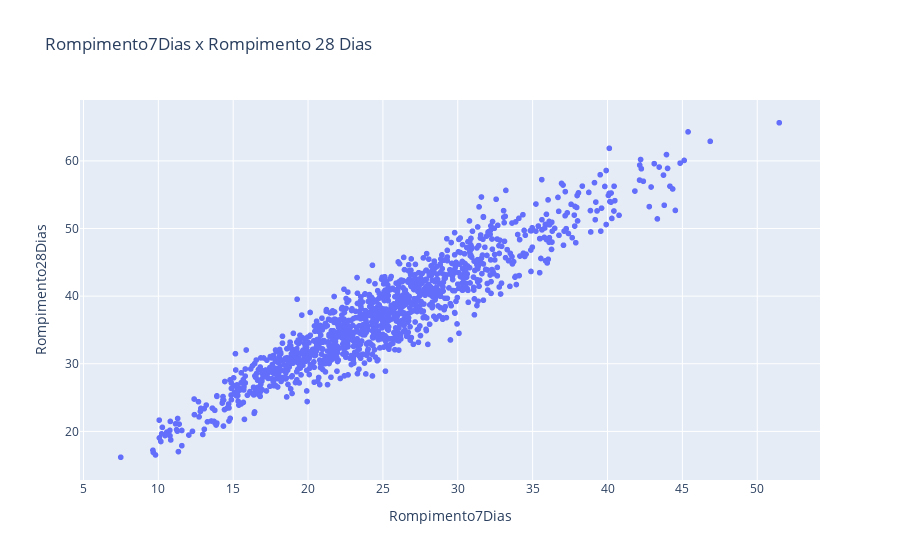

Notebook code cell kept with this figure:
### Code cell
fig = px.scatter(dados_aglomerante, x="Rompimento7Dias", y="Rompimento28Dias", title='Rompimento7Dias x Rompimento 28 Dias')
fig.show()

### Figure 1 — Plotly figure (JSON) as saved in the notebook; plotly's stock layout.template omitted (floating-point values rounded to 4 significant figures; data arrays with more than 128 entries replaced by an {"elided": "..."} marker saying what was removed)
{"data": [{"hovertemplate": "Rompimento7Dias=%{x}<br>Rompimento28Dias=%{y}<extra></extra>", "legendgroup": "", "marker": {"color": "#636efa", "symbol": "circle"}, "mode": "markers", "name": "", "showlegend": false, "type": "scattergl", "x": {"elided": "1296 float values"}, "xaxis": "x", "y": {"elided": "1296 float values"}, "yaxis": "y"}], "layout": {"legend": {"tracegroupgap": 0}, "title": {"text": "Rompimento7Dias x Rompimento 28 Dias"}, "xaxis": {"anchor": "y", "domain": [0, 1], "title": {"text": "Rompimento7Dias"}}, "yaxis": {"anchor": "x", "domain": [0, 1], "title": {"text": "Rompimento28Dias"}}}}
